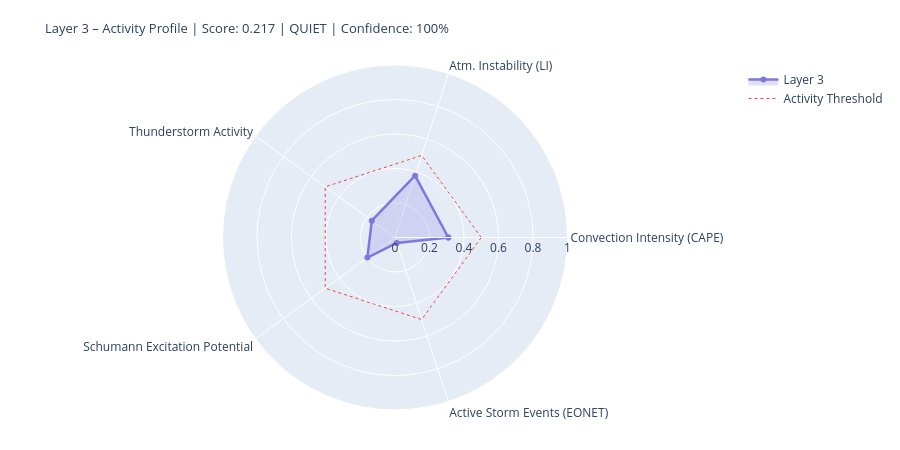

The notebook cell saved with this chart:
### Markdown cell above
---
## 4. State Assessment & Handoff to Layer 4/5

### Code cell
# ============================================================
# LAYER-3-SCORE
# Five dynamic components
# ============================================================

def norm(v, lo, hi):
    if v is None or (isinstance(v, float) and math.isnan(v)): return None
    return round(max(0.0, min(1.0, (v - lo) / (hi - lo))), 4)

# --- 1) Convection intensity (global CAPE mean) ---
cape_mean = df_atm['cape'].dropna().mean() if not df_atm.empty else None
conv_score = norm(cape_mean, 0, 3000)
conv_src   = 'primary' if cape_mean is not None else 'missing'

# --- 2) Atmospheric instability (LI mean) ---
li_mean   = df_atm['li'].dropna().mean() if not df_atm.empty else None
# Negative LI = unstable → higher score
instab_score = norm(-li_mean if li_mean is not None else None, -6, 6)
instab_src   = 'primary' if li_mean is not None else 'missing'

# --- 3) Thunderstorm activity (mean thunder score + WMO count) ---
thunder_mean = df_atm['thunder_score'].mean() if not df_atm.empty else None
n_thunder    = int(df_atm['thunderstorm'].sum()) if not df_atm.empty else 0
thunder_score_val = norm(
    (thunder_mean or 0) * 0.7 + n_thunder * 0.1, 0, 1.0
) if thunder_mean is not None else None
thunder_src = 'primary'

# --- 4) Schumann excitation potential (weighted Schumann contribution) ---
schumann_pot = df_atm['schumann_contribution'].mean() if not df_atm.empty else None
# Boosted by Layer-2 thunderstorm trigger
if schumann_pot is not None and l2_thunder:
    schumann_pot = min(1.0, schumann_pot * 1.2)
schumann_score = norm(schumann_pot, 0, 1.0) if schumann_pot is not None else None
schumann_src   = 'derived'

# --- 5) Storm activity (NASA EONET) ---
# Distinction: None = data not loaded, 0.0 = loaded but no events
storm_score = None
storm_src   = 'missing'
if raw.get('storms') is not None:          # API reached successfully
    storm_score = norm(len(storm_events), 0, 30) if storm_events else 0.0
    storm_src   = 'primary'

# X-Ray and Kp: context only, not in dynamic score
# (X-Ray = Layer-0/4 driver; Kp = geomagnetic index, not a lightning proxy)
xray_context = None
if raw.get('xray'):
    df_xc = pd.DataFrame(raw['xray'])
    fc = next((c for c in df_xc.columns
               if any(k in c.lower() for k in ['flux','long']) and 'time' not in c.lower()),
              df_xc.columns[1])
    df_xc[fc] = pd.to_numeric(df_xc[fc], errors='coerce')
    xray_last = df_xc[fc].dropna().iloc[-1] if not df_xc[fc].dropna().empty else None
    if xray_last:
        xray_class = ('X' if xray_last>=1e-4 else 'M' if xray_last>=1e-5
                      else 'C' if xray_last>=1e-6 else 'B')
        xray_context = {'flux': float(xray_last), 'class': xray_class}
        print(f'X-Ray context: {xray_class}-class ({xray_last:.2e} W/m²)')

# --- Aggregate ---
COMPONENTS = {
    'Convection Intensity (CAPE)':  {'score': conv_score,       'source': conv_src,    'dynamic': True},
    'Atm. Instability (LI)':         {'score': instab_score,     'source': instab_src,  'dynamic': True},
    'Thunderstorm Activity':              {'score': thunder_score_val, 'source': thunder_src, 'dynamic': True},
    'Schumann Excitation Potential':   {'score': schumann_score,   'source': schumann_src,'dynamic': True},
    'Active Storm Events (EONET)': {'score': storm_score,      'source': storm_src,   'dynamic': True},
}

available   = {k: v['score'] for k, v in COMPONENTS.items() if v['score'] is not None}
unavailable = [k for k, v in COMPONENTS.items() if v['score'] is None]
layer3_score = round(sum(available.values()) / len(available), 4) if available else None
confidence   = round(len(available) / len(COMPONENTS), 2)
level = ('unknown' if layer3_score is None
         else 'quiet'   if layer3_score < 0.3
         else 'moderate' if layer3_score < 0.6
         else 'active')
dominant_l3 = max(available, key=available.get) if available else 'none'

# --- Ausgabe ---
W = 68
print('=' * W)
print('LAYER 3 – ATMOSPHERE / WEATHER / THUNDERSTORMS – STATE ASSESSMENT')
print('=' * W)
for name, comp in COMPONENTS.items():
    s = comp['score']
    if s is not None:
        bar = '█' * int(s * 20) + '░' * (20 - int(s * 20))
        print(f'  {name:<36} {bar}  {s:.3f}  [{comp["source"]}]')
    else:
        print(f'  {name:<36} {"─" * 20}  n/a   [missing]')
print('-' * W)
print(f'  Score:        {layer3_score:.3f}  ({len(available)}/{len(COMPONENTS)} components)')
print(f'  Confidence:   {confidence:.0%}')
print(f'  Level:        {level.upper()}')
print(f'  Dominant:     {dominant_l3}')
print(f'  CAPE mean:    {cape_mean:.0f} J/kg' if cape_mean else '  CAPE mean:    n/a')
print(f'  LI mean:      {li_mean:.1f} K' if li_mean is not None else '  LI mean:      n/a')
print(f'  Thunderstorms:{n_thunder} points (WMO)  +  {len(storm_events)} NASA EONET')
print('=' * W)

# Radar
cats   = list(available.keys())
vals_r = list(available.values())
if len(cats) >= 3:
    fig = go.Figure()
    fig.add_trace(go.Scatterpolar(
        r=vals_r + [vals_r[0]], theta=cats + [cats[0]],
        fill='toself', fillcolor='rgba(127,119,221,0.22)',
        line=dict(color='#7F77DD', width=2.5), name='Layer 3'
    ))
    fig.add_trace(go.Scatterpolar(
        r=[0.5] * (len(cats)+1), theta=cats + [cats[0]],
        line=dict(color='#E24B4A', dash='dot', width=1),
        mode='lines', name='Activity Threshold'
    ))
    fig.update_layout(
        title=dict(
            text=f'Layer 3 – Activity Profile | Score: {layer3_score:.3f} | {level.upper()} | Confidence: {confidence:.0%}',
            font=dict(size=13)
        ),
        polar=dict(radialaxis=dict(visible=True, range=[0, 1])),
        height=450, showlegend=True,
        margin=dict(l=60, r=60, t=65, b=40)
    )
    fig.show()

### Figure 1 — Plotly figure (JSON) as saved in the notebook; plotly's stock layout.template omitted (floating-point values rounded to 4 significant figures)
{"data": [{"fill": "toself", "fillcolor": "rgba(127,119,221,0.22)", "line": {"color": "#7F77DD", "width": 2.5}, "name": "Layer 3", "r": [0.3093, 0.3767, 0.1663, 0.1978, 0.0333, 0.3093], "theta": ["Convection Intensity (CAPE)", "Atm. Instability (LI)", "Thunderstorm Activity", "Schumann Excitation Potential", "Active Storm Events (EONET)", "Convection Intensity (CAPE)"], "type": "scatterpolar"}, {"line": {"color": "#E24B4A", "dash": "dot", "width": 1}, "mode": "lines", "name": "Activity Threshold", "r": [0.5, 0.5, 0.5, 0.5, 0.5, 0.5], "theta": ["Convection Intensity (CAPE)", "Atm. Instability (LI)", "Thunderstorm Activity", "Schumann Excitation Potential", "Active Storm Events (EONET)", "Convection Intensity (CAPE)"], "type": "scatterpolar"}], "layout": {"height": 450, "margin": {"b": 40, "l": 60, "r": 60, "t": 65}, "polar": {"radialaxis": {"range": [0, 1], "visible": true}}, "showlegend": true, "title": {"font": {"size": 13}, "text": "Layer 3 – Activity Profile | Score: 0.217 | QUIET | Confidence: 100%"}}}
